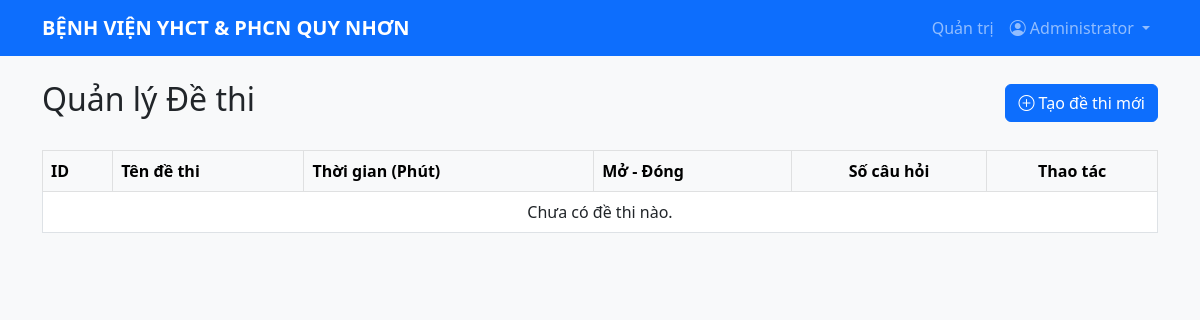
/admin/exams.php (signed in), run on an earlier commit of the app's database.
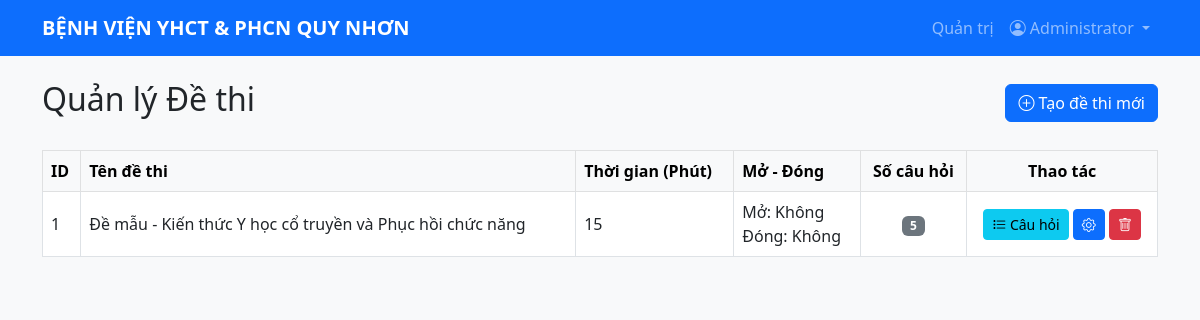
And on a later commit of the database.
### tables this page shows
CREATE TABLE site_settings (
    setting_key VARCHAR(100) PRIMARY KEY,
    setting_value VARCHAR(255) NOT NULL,
    updated_at TIMESTAMP NOT NULL DEFAULT CURRENT_TIMESTAMP ON UPDATE CURRENT_TIMESTAMP
);

CREATE TABLE exams (
    id INT UNSIGNED AUTO_INCREMENT PRIMARY KEY,
    title VARCHAR(255) NOT NULL,
    description TEXT NULL,
    start_time DATETIME NULL,
    end_time DATETIME NULL,
    duration_minutes INT UNSIGNED NOT NULL DEFAULT 60,
    shuffle_questions TINYINT(1) NOT NULL DEFAULT 1,
    shuffle_answers TINYINT(1) NOT NULL DEFAULT 1,
    show_results TINYINT(1) NOT NULL DEFAULT 1,
    enable_prediction TINYINT(1) NOT NULL DEFAULT 0,
    attempt_mode TINYINT UNSIGNED NOT NULL DEFAULT 0 COMMENT '0: một lần, 1: nhiều lần, 2: tối đa một lần mỗi ngày',
    created_at TIMESTAMP NOT NULL DEFAULT CURRENT_TIMESTAMP,
    updated_at TIMESTAMP NOT NULL DEFAULT CURRENT_TIMESTAMP ON UPDATE CURRENT_TIMESTAMP,
    KEY idx_exams_schedule (start_time, end_time)
);

### includes/functions.php (called while the page is built, shortened)
<?php
function h($str) {
    return htmlspecialchars($str ?? '', ENT_QUOTES, 'UTF-8');
}
function getSiteSetting($pdo, $key, $default = '') {
    static $settings = [];
    if (!array_key_exists($key, $settings)) {
        $stmt = $pdo->prepare("SELECT setting_value FROM site_settings WHERE setting_key = ?");
        $stmt->execute([$key]);
        $value = $stmt->fetchColumn();
        $settings[$key] = $value === false ? $default : $value;
    }
    return $settings[$key];
}
function isLoggedIn() {
    return isset($_SESSION['user_id']);
}
function isAdmin() {
    return isset($_SESSION['role']) && $_SESSION['role'] === 'admin';
}
?>

### admin/exams.php (the view, shortened to what this page needs)
<?php
require_once __DIR__ . '/../config/database.php';
require_once __DIR__ . '/../includes/functions.php';
$stmt = $pdo->query("SELECT * FROM exams ORDER BY created_at DESC");
$exams = $stmt->fetchAll();
require_once __DIR__ . '/../includes/header.php';
?>
<div class="d-flex justify-content-between align-items-center mb-4">
    <h2>Quản lý Đề thi</h2>
    <a href="exam_edit.php" class="btn btn-primary"><i class="bi bi-plus-circle"></i> Tạo đề thi mới</a>
</div>
<div class="table-responsive">
    <table class="table table-bordered table-hover align-middle bg-white">
        <thead class="table-light">
            <tr>
                <th>ID</th>
                <th>Tên đề thi</th>
                <th>Thời gian (Phút)</th>
                <th>Mở - Đóng</th>
                <th class="text-center">Số câu hỏi</th>
                <th class="text-center">Thao tác</th>
            </tr>
        </thead>
        <tbody>
            <?php foreach ($exams as $e):
                $countStmt = $pdo->prepare("SELECT COUNT(*) FROM exam_questions WHERE exam_id = ?");
                $countStmt->execute([$e['id']]);
                $qCount = $countStmt->fetchColumn();
            ?>
            <tr>
                <td><?= $e['id'] ?></td>
                <td><?= h($e['title']) ?></td>
                <td><?= $e['duration_minutes'] == 0 ? 'Không giới hạn' : $e['duration_minutes'] ?></td>
                <td>
                    Mở: <?= $e['start_time'] ? date('d/m/Y H:i', strtotime($e['start_time'])) : 'Không' ?><br>
                    Đóng: <?= $e['end_time'] ? date('d/m/Y H:i', strtotime($e['end_time'])) : 'Không' ?>
                </td>
                <td class="text-center">
                    <span class="badge bg-secondary"><?= $qCount ?></span>
                </td>
                <td class="text-center">
                    <a href="exam_questions.php?id=<?= $e['id'] ?>" class="btn btn-sm btn-info" title="Danh sách câu hỏi"><i class="bi bi-list-task"></i> Câu hỏi</a>
                    <a href="exam_edit.php?id=<?= $e['id'] ?>" class="btn btn-sm btn-primary" title="Cấu hình"><i class="bi bi-gear"></i></a>
                    <a href="exam_delete.php?id=<?= $e['id'] ?>" class="btn btn-sm btn-danger" title="Xóa"><i class="bi bi-trash"></i></a>
                </td>
            </tr>
            <?php endforeach; ?>
            <?php if (count($exams) === 0): ?>
            <tr>
                <td colspan="6" class="text-center">Chưa có đề thi nào.</td>
            </tr>
            <?php endif; ?>
        </tbody>
    </table>
</div>
<?php require_once __DIR__ . '/../includes/footer.php'; ?>

### includes/header.php (shortened to what this page needs)
<?php
require_once __DIR__ . '/../config/database.php';
require_once __DIR__ . '/functions.php';
$contestName = getSiteSetting($pdo, 'contest_name', 'BỆNH VIỆN YHCT & PHCN QUY NHƠN');
?>
<!DOCTYPE html>
<html lang="vi">
<head>
    <link href="https://cdn.jsdelivr.net/npm/bootstrap@5.3.0/dist/css/bootstrap.min.css" rel="stylesheet">
    <link rel="stylesheet" href="https://cdn.jsdelivr.net/npm/bootstrap-icons@1.10.5/font/bootstrap-icons.css">
</head>
<body>
<nav class="navbar navbar-expand-lg navbar-dark bg-primary mb-4">
  <div class="container">
    <a class="navbar-brand" href="/index.php"><?= h($contestName) ?></a>
    <div class="collapse navbar-collapse" id="navbarNav">
      <ul class="navbar-nav">
        <?php if (isLoggedIn()): ?>
        <?php if (isAdmin()): ?>
        <li class="nav-item">
          <a class="nav-link" href="/admin/index.php">Quản trị</a>
        </li>
        <?php endif; ?>
        <li class="nav-item dropdown">
          <a class="nav-link dropdown-toggle" href="#" id="navbarDropdown" role="button" data-bs-toggle="dropdown">
            <i class="bi bi-person-circle"></i> <?= h($_SESSION['fullname'] ?? '') ?>
          </a>
        </li>
        <?php endif; ?>
      </ul>
    </div>
  </div>
</nav>
<div class="container">

What changed in the data, as far as the page shows it:
added site_settings: setting_value "BỆNH VIỆN YHCT & PHCN QUY NHƠN"
added exams: id "1", title "Đề mẫu - Kiến thức Y học cổ truyền và Phục hồi chức năng", duration_minutes "15", shows "Không", qCount "5"
Also different on the page:
$contestName: "BỆNH VIỆN YHCT & PHCN QUY NHƠN" → (not shown)
text no longer shown: "Chưa có đề thi nào."
